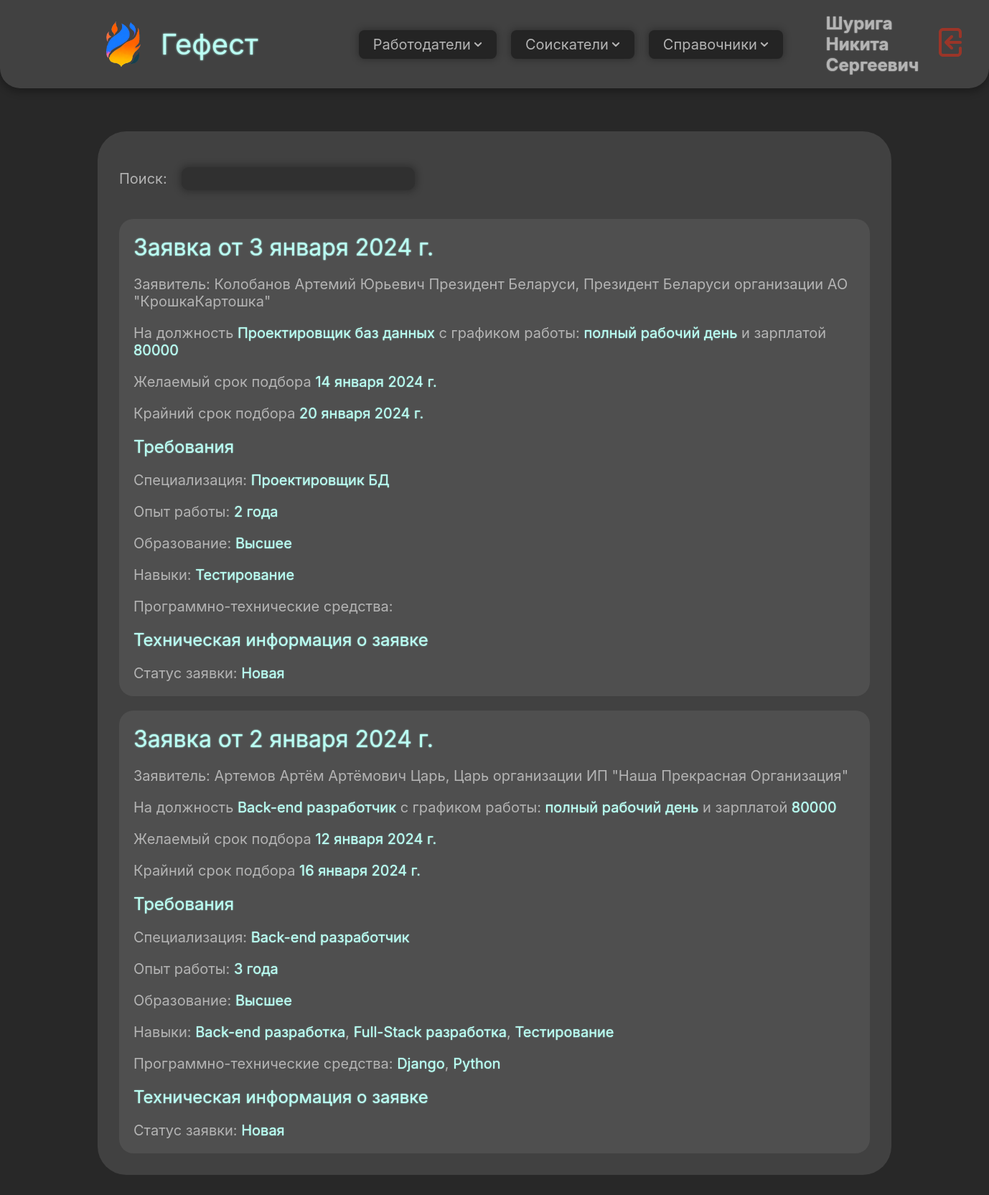
The page /applications/ (signed in) on the database its author committed.
### domain/models.py (models this page shows, shortened)
class CustomUser(AbstractUser):
    patronymic = models.CharField(max_length=255, blank=False, null=False, verbose_name='Отчество')
    phone_number = PhoneNumberField(region="RU", blank=False, null=False, verbose_name='Номер телефона')
    profile_photo = models.ImageField(blank=True, null=True, verbose_name='Фото профиля', upload_to='user_photos')
    class Meta:
        verbose_name = 'Пользователь'
        verbose_name_plural = 'Пользователи'

class Application(models.Model):
    STATUS_CHOICES = [
        ('new', 'Новая'),
        ('in_progress', 'В обработке'),
        ('pending_approval', 'На согласовании'),
        ('completed', 'Завершена'),
        ('canceled', 'Отменена'),
        ('payment_received', 'Получена оплата')
    ]
    employer = models.ForeignKey('Employer', blank=False, null=False,
                                 on_delete=models.CASCADE, verbose_name='Работодатель')
    date_of_application = models.DateTimeField(blank=False, null=False, auto_now_add=True,
                                               editable=False, verbose_name='Дата заявки')
    desired_date = models.DateField(blank=True, null=True, verbose_name='Желательный срок')
    final_date = models.DateField(blank=True, null=True, verbose_name='Крайний срок')
    position = models.ForeignKey('Position', blank=False, null=False,
                                 on_delete=models.PROTECT, verbose_name='Должность')
    salary = models.CharField(blank=False, null=False, max_length=255, verbose_name='Зарплата')
    specialization = models.ForeignKey('Specialization', blank=False, null=False,
                                       on_delete=models.PROTECT, verbose_name='Специализация')
    education_level = models.ForeignKey('EducationLevel', blank=True, null=True,
                                        on_delete=models.PROTECT, verbose_name='Уровень образования')
    skills = models.ManyToManyField('Skill', blank=True, verbose_name='Навыки')
    software_and_hardware_tools = models.ManyToManyField('SoftwareAndHardwareTool', blank=True,
                                                         verbose_name='Требуемые программно-технические средства')
    experience = models.IntegerField(blank=False, null=False, default=0, verbose_name='Опыт (лет)')
    work_schedule = models.ForeignKey('WorkSchedule', blank=False, null=False,
                                      on_delete=models.PROTECT, verbose_name='График работы')
    employee = models.ForeignKey('Employee', blank=False, null=False,
                                 on_delete=models.PROTECT, verbose_name='Работник')
    date_of_completion = models.DateField(blank=True, null=True, verbose_name='Дата выполнения')
    date_of_cancellation = models.DateField(blank=True, null=True, verbose_name='Дата отмены')
    status = models.CharField(blank=False, null=False, max_length=20, choices=STATUS_CHOICES,
                              default='new', verbose_name='Статус')
    class Meta:
        verbose_name = 'Заявка на подбор специалиста'
        verbose_name_plural = 'Заявки на подбор специалистов'

class Person(models.Model):
    surname = models.CharField(max_length=255, blank=False, null=False, verbose_name='Фамилия')
    name = models.CharField(max_length=255, blank=False, null=False, verbose_name='Имя')
    patronymic = models.CharField(max_length=255, blank=False, null=False, verbose_name='Отчество')
    email = models.EmailField(blank=False, max_length=254, verbose_name='Почта')
    phone = models.CharField(max_length=18, blank=False, null=False, verbose_name='Номер телефона')
    profile_photo = models.ImageField(blank=True, null=True, verbose_name='Фото профиля', upload_to='person_photos')
    class Meta:
        verbose_name = 'Индивид'
        verbose_name_plural = 'Индивиды'

class Employer(Person):
    organization = models.ForeignKey('Organization', on_delete=models.CASCADE,
                                     blank=True, null=True, verbose_name='Организация')
    position = models.CharField(max_length=90, blank=True, null=True, verbose_name='Должность')
    class Meta:
        verbose_name = 'Работодатель'
        verbose_name_plural = 'Работодатели'

class Organization(models.Model):
    name = models.CharField(max_length=255, blank=False, null=False, verbose_name='Наименование')
    payment_account = models.CharField(max_length=20, blank=False, null=False, verbose_name='Расчетный счет')
    okved_kode = models.CharField(max_length=9, blank=True, null=True, verbose_name='Код ОКВЭД')
    organizational_legal_form = models.ForeignKey('OrganizationalLegalForm', on_delete=models.PROTECT,
                                                  null=False, blank=False, verbose_name='ОПФ')
    inn = models.CharField(max_length=12, blank=False, null=False, verbose_name='ИНН')
    address = models.ForeignKey('Address', on_delete=models.PROTECT,
                                null=False, blank=False, verbose_name='Адрес')
    class Meta:
        verbose_name = 'Организация'
        verbose_name_plural = 'Организации'

class OrganizationalLegalForm(models.Model):
    name = models.CharField(max_length=90, blank=False, null=False, verbose_name='Наименование')
    short_name = models.CharField(max_length=10, blank=False, null=False, verbose_name='Краткое наименование')
    def __str__(self):
        return '%s' % self.short_name
    class Meta:
        verbose_name = 'Организационно-правовая форма'
        verbose_name_plural = 'Организационно-правовые формы'

class Position(models.Model):
    name = models.CharField(max_length=255, blank=False, null=False, verbose_name='Наименование')
    def __str__(self):
        return '%s' % self.name
    class Meta:
        verbose_name = 'Должность'
        verbose_name_plural = 'Должность'

class WorkSchedule(models.Model):
    name = models.CharField(max_length=255, blank=False, null=False, verbose_name='Наименование')
    class Meta:
        verbose_name = 'График работы'
        verbose_name_plural = 'Графики работы'

class Specialization(models.Model):
    name = models.CharField(max_length=255, blank=False, null=False, verbose_name='Наименование')
    def __str__(self):
        return '%s' % self.name
    class Meta:
        verbose_name = 'Специализация'
        verbose_name_plural = 'Специализации'

class EducationLevel(models.Model):
    name = models.CharField(max_length=90, blank=False, null=False, verbose_name='Наименование')
    def __str__(self):
        return '%s' % self.name
    class Meta:
        verbose_name = 'Уровень образования'
        verbose_name_plural = 'Уровни образования'

class Skill(models.Model):
    name = models.CharField(max_length=100, blank=False, null=False, verbose_name='Наименование')
    def __str__(self):
        return '%s' % self.name
    class Meta:
        verbose_name = 'Навык'
        verbose_name_plural = 'Навыки'

class SoftwareAndHardwareTool(models.Model):
    name = models.CharField(max_length=255, blank=False, null=False, verbose_name='Наименование')
    def __str__(self):
        return '%s' % self.name
    class Meta:
        verbose_name = 'Программно-техническое средство'
        verbose_name_plural = 'Программно-технические средства'

### domain/views/employres_views.py (the view)
# urls.py: path('applications/', applications_view, name='applications_view'),
def applications_view(request, ordering='without_archive_by_new'):
    archive_statuses = ['completed', 'canceled', 'payment_received']
    ordering_mas = [
        'without_archive_by_new',
        'without_archive_by_final_date',
        'without_archive_by_surname_of_employer',
    ]
    ordering_mas_archive = [
        'archive_by_new',
        'archive_by_final_date',
        'archive_by_surname_of_employer',
    ]
    if ordering in ordering_mas:
        applications = Application.objects.exclude(status__in=archive_statuses)
    elif ordering in ordering_mas_archive:
        applications = Application.objects.filter(status__in=archive_statuses)
    if ordering == ordering_mas[0] or ordering == ordering_mas_archive[0]:
        applications = Application.objects.order_by('-date_of_application')
    elif ordering == ordering_mas[1] or ordering == ordering_mas_archive[1]:
        applications = Application.objects.order_by('final_date')
    elif ordering == ordering_mas[2] or ordering == ordering_mas_archive[2]:
        applications = Application.objects.select_related('customer').order_by('customer__last_name')
    else:
        applications = Application.objects.order_by('-date_of_application')
    for application in applications:
        application.status_in_rus = get_russian_status(application.status)
    context = {
        'applications': applications,
    }
    return render(request, 'employers/view/applications_view.html', context)

### domain/templates/employers/view/applications_view.html (shortened to what this page needs)
{% extends 'base.html' %}
{% load widget_tweaks %}
{% load static %}
{% block content %}
    <section class="split-section flex-vertical gap-2em">
        <div class="content-block flex-vertical gap-1em">
            <div class="content-box flex-vertical gap-1em">
                <div class="content flex-vertical gap-1em">
                    <div class="flex-horizontal gap-1em" style="padding: 1em 0">
                        <label>Поиск:</label>
                        <input type="text" oninput="filterResults(this)" class="input-field">
                    </div>
                    {% for application in applications %}
                        <a href="#" id="search_results">
                            <div class="flex-vertical persons-div gap-1em">
                                <h1 class="title" style="font-size: xx-large">Заявка
                                    от {{ application.date_of_application.date }}</h1>
                                <p>
                                    Заявитель: {{ application.employer.surname }} {{ application.employer.name }} {{ application.employer.patronymic }} {{ application.employer.position }}, {{ application.employer.position }}
                                    организации {{ application.employer.organization.organizational_legal_form }}
                                    "{{ application.employer.organization.name }}"
                                </p>
                                <p>На должность <span class="title"
                                                      style="font-size: unset">{{ application.position }}</span> с
                                    графиком работы: <span class="title"
                                                           style="font-size: unset">{{ application.work_schedule.name.lower }}</span>
                                    и зарплатой <span class="title"
                                                      style="font-size: unset">{{ application.salary }}</span></p>
                                <p>Желаемый срок подбора <span class="title" style="font-size: unset">{{ application.desired_date }}</span></p>
                                <p>Крайний срок подбора <span class="title" style="font-size: unset">{{ application.final_date }}</span></p>
                                <h1 class="title" style="font-size: x-large">
                                    Требования
                                </h1>
                                <p>
                                    Специализация: <span class="title" style="font-size: unset">{{ application.specialization }}</span>
                                </p>
                                <p>
                                    Опыт работы: <span class="title" style="font-size: unset" id="experience{{ application.id }}">{{ application.experience }}</span>
                                </p>
                                <p>
                                    Образование: <span class="title" style="font-size: unset">{{ application.education_level }}</span>
                                </p>
                                <p>Навыки:
                                {% for skill in application.skills.all %}
                                    <span class="title" style="font-size: unset">{{ skill }}</span>{% if not forloop.last %},{% endif %}
                                {% endfor %}
                                </p>
                                <p>Программно-технические средства:
                                {% for software_and_hardware_tool in application.software_and_hardware_tools.all %}
                                    <span class="title" style="font-size: unset">{{ software_and_hardware_tool }}</span>{% if not forloop.last %},{% endif %}
                                {% endfor %}
                                </p>
                                <h1 class="title" style="font-size: x-large">Техническая информация о заявке</h1>
                                <p>Статус заявки: <span class="title" style="font-size: unset">{{ application.status_in_rus }}</span></p>
                            </div>
                        </a>
                    {% endfor %}
                </div>
            </div>
        </div>
    </section>
{% endblock content %}

### domain/templates/components/navbar.html (shortened to what this page needs)
{% load static %}
{% block content %}
    <div class="nav-bar flex-horizontal gap-1em">
        <div class="nav-part flex-horizontal gap-1em">
            <a href="{% url 'home' %}">
            <div class="flex-horizontal gap-1em">
                <div class="logo-container">
                    <img src="{% static 'images/logo.png' %}" class="logo"/>
                </div>
                <div class="title" style="padding-right: 3em;">Гефест</div>
            </div>
                </a>
            <div class="button">
                Работодатели
                <img src="{% static 'icons/arrow-down.svg' %}" class="icon">
            </div>
            <button class="button">
                Соискатели
                <img src="{% static 'icons/arrow-down.svg' %}" class="icon">
            </button>
            <button class="button">
                Справочники
                <img src="{% static 'icons/arrow-down.svg' %}" class="icon">
            </button>
        </div>
        <div class="nav-part flex-horizontal gap-1em">
            <h2 class="text1">{{ user.last_name }} {{ user.first_name }} {{ user.patronymic }}</h2>
            <a href="{% url 'logout' %}">
                <img src="{% static 'icons/logout.svg' %}" class="logout-button"/>
            </a>
        </div>
    </div>
{% endblock content %}

### rows shown on the page
CustomUser: last_name "Шурига", first_name "Никита", patronymic "Сергеевич"
Application: date_of_application "3 января 2024 г.", employer.surname "Колобанов", employer.name "Артемий", employer.patronymic "Юрьевич", employer.position "Президент Беларуси", employer.organization.organizational_legal_form "АО", employer.organization.name "КрошкаКартошка", position "Проектировщик баз данных", work_schedule.name "полный рабочий день", salary "80000", desired_date "14 января 2024 г.", final_date "20 января 2024 г.", specialization "Проектировщик БД", education_level "Высшее", status_in_rus "Новая"
Skill: name "Тестирование"
Application: date_of_application "2 января 2024 г.", employer.surname "Артемов", employer.name "Артём", employer.patronymic "Артёмович", employer.position "Царь", employer.organization.organizational_legal_form "ИП", employer.organization.name "Наша Прекрасная Организация", position "Back-end разработчик", work_schedule.name "полный рабочий день", salary "80000", desired_date "12 января 2024 г.", final_date "16 января 2024 г.", specialization "Back-end разработчик", education_level "Высшее", status_in_rus "Новая"
Skill: name "Back-end разработка"
Skill: name "Full-Stack разработка"
SoftwareAndHardwareTool: name "Django"
SoftwareAndHardwareTool: name "Python"
